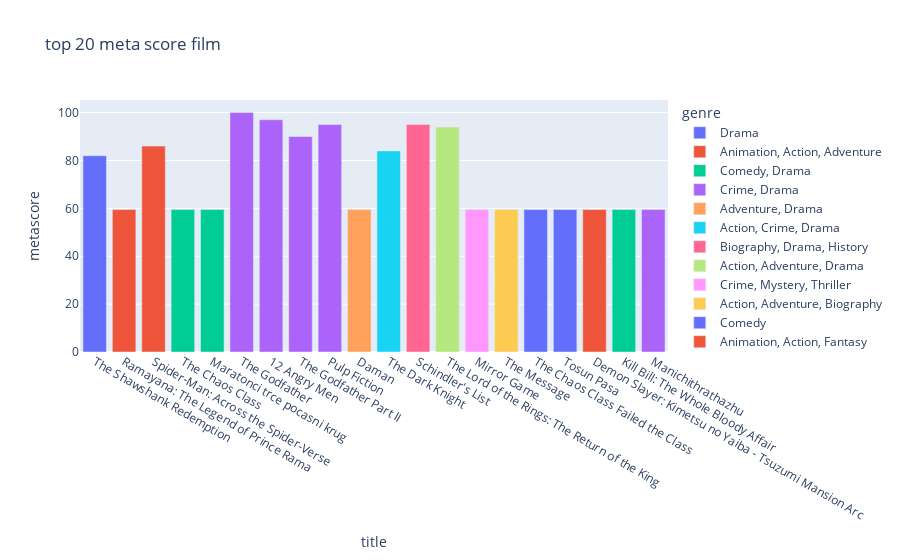

Notebook code for this chart:
### Code cell
top_20_meta_score = df.sort_values(by='metascore',ascending=False).head(20)
fig = px.bar(
    top_20_film,
    x = 'title',
    y = 'metascore',
    color = 'genre',
    title='top 20 meta score film'
)
fig.show()

### Figure 1 — Plotly figure (JSON) as saved in the notebook; plotly's stock layout.template omitted (floating-point values rounded to 4 significant figures)
{"data": [{"alignmentgroup": "True", "hovertemplate": "genre=Drama<br>title=%{x}<br>metascore=%{y}<extra></extra>", "legendgroup": "Drama", "marker": {"color": "#636efa", "pattern": {"shape": ""}}, "name": "Drama", "offsetgroup": "Drama", "orientation": "v", "showlegend": true, "textposition": "auto", "type": "bar", "x": ["The Shawshank Redemption"], "xaxis": "x", "y": [82], "yaxis": "y"}, {"alignmentgroup": "True", "hovertemplate": "genre=Animation, Action, Adventure<br>title=%{x}<br>metascore=%{y}<extra></extra>", "legendgroup": "Animation, Action, Adventure", "marker": {"color": "#EF553B", "pattern": {"shape": ""}}, "name": "Animation, Action, Adventure", "offsetgroup": "Animation, Action, Adventure", "orientation": "v", "showlegend": true, "textposition": "auto", "type": "bar", "x": ["Ramayana: The Legend of Prince Rama", "Spider-Man: Across the Spider-Verse"], "xaxis": "x", "y": [59.5, 86], "yaxis": "y"}, {"alignmentgroup": "True", "hovertemplate": "genre=Comedy, Drama<br>title=%{x}<br>metascore=%{y}<extra></extra>", "legendgroup": "Comedy, Drama", "marker": {"color": "#00cc96", "pattern": {"shape": ""}}, "name": "Comedy, Drama", "offsetgroup": "Comedy, Drama", "orientation": "v", "showlegend": true, "textposition": "auto", "type": "bar", "x": ["The Chaos Class", "Maratonci trce pocasni krug"], "xaxis": "x", "y": [59.5, 59.5], "yaxis": "y"}, {"alignmentgroup": "True", "hovertemplate": "genre=Crime, Drama<br>title=%{x}<br>metascore=%{y}<extra></extra>", "legendgroup": "Crime, Drama", "marker": {"color": "#ab63fa", "pattern": {"shape": ""}}, "name": "Crime, Drama", "offsetgroup": "Crime, Drama", "orientation": "v", "showlegend": true, "textposition": "auto", "type": "bar", "x": ["The Godfather", "12 Angry Men", "The Godfather Part II", "Pulp Fiction"], "xaxis": "x", "y": [100, 97, 90, 95], "yaxis": "y"}, {"alignmentgroup": "True", "hovertemplate": "genre=Adventure, Drama<br>title=%{x}<br>metascore=%{y}<extra></extra>", "legendgroup": "Adventure, Drama", "marker": {"color": "#FFA15A", "pattern": {"shape": ""}}, "name": "Adventure, Drama", "offsetgroup": "Adventure, Drama", "orientation": "v", "showlegend": true, "textposition": "auto", "type": "bar", "x": ["Daman"], "xaxis": "x", "y": [59.5], "yaxis": "y"}, {"alignmentgroup": "True", "hovertemplate": "genre=Action, Crime, Drama<br>title=%{x}<br>metascore=%{y}<extra></extra>", "legendgroup": "Action, Crime, Drama", "marker": {"color": "#19d3f3", "pattern": {"shape": ""}}, "name": "Action, Crime, Drama", "offsetgroup": "Action, Crime, Drama", "orientation": "v", "showlegend": true, "textposition": "auto", "type": "bar", "x": ["The Dark Knight"], "xaxis": "x", "y": [84], "yaxis": "y"}, {"alignmentgroup": "True", "hovertemplate": "genre=Biography, Drama, History<br>title=%{x}<br>metascore=%{y}<extra></extra>", "legendgroup": "Biography, Drama, History", "marker": {"color": "#FF6692", "pattern": {"shape": ""}}, "name": "Biography, Drama, History", "offsetgroup": "Biography, Drama, History", "orientation": "v", "showlegend": true, "textposition": "auto", "type": "bar", "x": ["Schindler's List"], "xaxis": "x", "y": [95], "yaxis": "y"}, {"alignmentgroup": "True", "hovertemplate": "genre=Action, Adventure, Drama<br>title=%{x}<br>metascore=%{y}<extra></extra>", "legendgroup": "Action, Adventure, Drama", "marker": {"color": "#B6E880", "pattern": {"shape": ""}}, "name": "Action, Adventure, Drama", "offsetgroup": "Action, Adventure, Drama", "orientation": "v", "showlegend": true, "textposition": "auto", "type": "bar", "x": ["The Lord of the Rings: The Return of the King"], "xaxis": "x", "y": [94], "yaxis": "y"}, {"alignmentgroup": "True", "hovertemplate": "genre=Crime, Mystery, Thriller<br>title=%{x}<br>metascore=%{y}<extra></extra>", "legendgroup": "Crime, Mystery, Thriller", "marker": {"color": "#FF97FF", "pattern": {"shape": ""}}, "name": "Crime, Mystery, Thriller", "offsetgroup": "Crime, Mystery, Thriller", "orientation": "v", "showlegend": true, "textposition": "auto", "type": "bar", "x": ["Mirror Game"], "xaxis": "x", "y": [59.5], "yaxis": "y"}, {"alignmentgroup": "True", "hovertemplate": "genre=Action, Adventure, Biography<br>title=%{x}<br>metascore=%{y}<extra></extra>", "legendgroup": "Action, Adventure, Biography", "marker": {"color": "#FECB52", "pattern": {"shape": ""}}, "name": "Action, Adventure, Biography", "offsetgroup": "Action, Adventure, Biography", "orientation": "v", "showlegend": true, "textposition": "auto", "type": "bar", "x": ["The Message"], "xaxis": "x", "y": [59.5], "yaxis": "y"}, {"alignmentgroup": "True", "hovertemplate": "genre=Comedy<br>title=%{x}<br>metascore=%{y}<extra></extra>", "legendgroup": "Comedy", "marker": {"color": "#636efa", "pattern": {"shape": ""}}, "name": "Comedy", "offsetgroup": "Comedy", "orientation": "v", "showlegend": true, "textposition": "auto", "type": "bar", "x": ["The Chaos Class Failed the Class", "Tosun Pasa"], "xaxis": "x", "y": [59.5, 59.5], "yaxis": "y"}, {"alignmentgroup": "True", "hovertemplate": "genre=Animation, Action, Fantasy<br>title=%{x}<br>metascore=%{y}<extra></extra>", "legendgroup": "Animation, Action, Fantasy", "marker": {"color": "#EF553B", "pattern": {"shape": ""}}, "name": "Animation, Action, Fantasy", "offsetgroup": "Animation, Action, Fantasy", "orientation": "v", "showlegend": true, "textposition": "auto", "type": "bar", "x": ["Demon Slayer: Kimetsu no Yaiba - Tsuzumi Mansion Arc"], "xaxis": "x", "y": [59.5], "yaxis": "y"}, {"alignmentgroup": "True", "hovertemplate": "genre=Action, Crime, Thriller<br>title=%{x}<br>metascore=%{y}<extra></extra>", "legendgroup": "Action, Crime, Thriller", "marker": {"color": "#00cc96", "pattern": {"shape": ""}}, "name": "Action, Crime, Thriller", "offsetgroup": "Action, Crime, Thriller", "orientation": "v", "showlegend": true, "textposition": "auto", "type": "bar", "x": ["Kill Bill: The Whole Bloody Affair"], "xaxis": "x", "y": [59.5], "yaxis": "y"}, {"alignmentgroup": "True", "hovertemplate": "genre=Comedy, Horror, Mystery<br>title=%{x}<br>metascore=%{y}<extra></extra>", "legendgroup": "Comedy, Horror, Mystery", "marker": {"color": "#ab63fa", "pattern": {"shape": ""}}, "name": "Comedy, Horror, Mystery", "offsetgroup": "Comedy, Horror, Mystery", "orientation": "v", "showlegend": true, "textposition": "auto", "type": "bar", "x": ["Manichithrathazhu"], "xaxis": "x", "y": [59.5], "yaxis": "y"}], "layout": {"barmode": "relative", "legend": {"title": {"text": "genre"}, "tracegroupgap": 0}, "title": {"text": "top 20 meta score film"}, "xaxis": {"anchor": "y", "domain": [0, 1], "title": {"text": "title"}}, "yaxis": {"anchor": "x", "domain": [0, 1], "title": {"text": "metascore"}}}}
